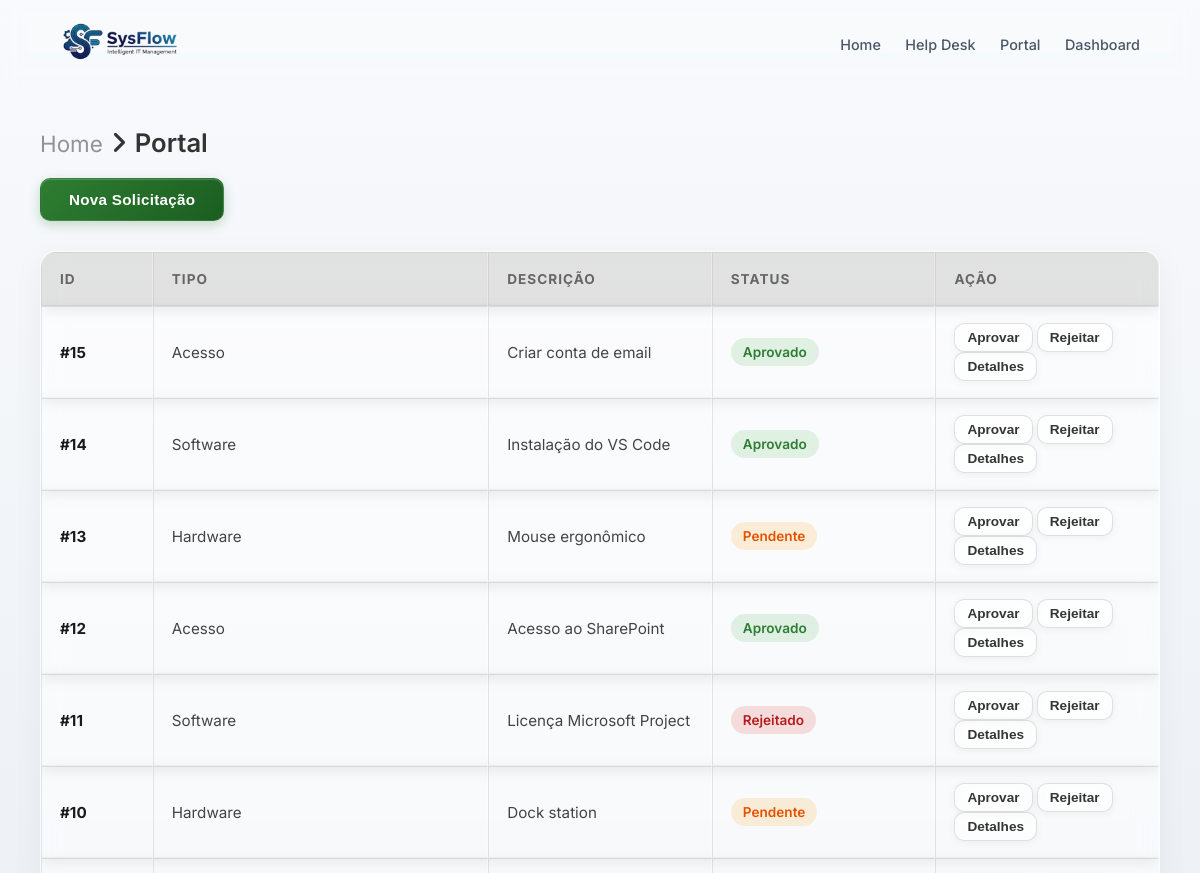
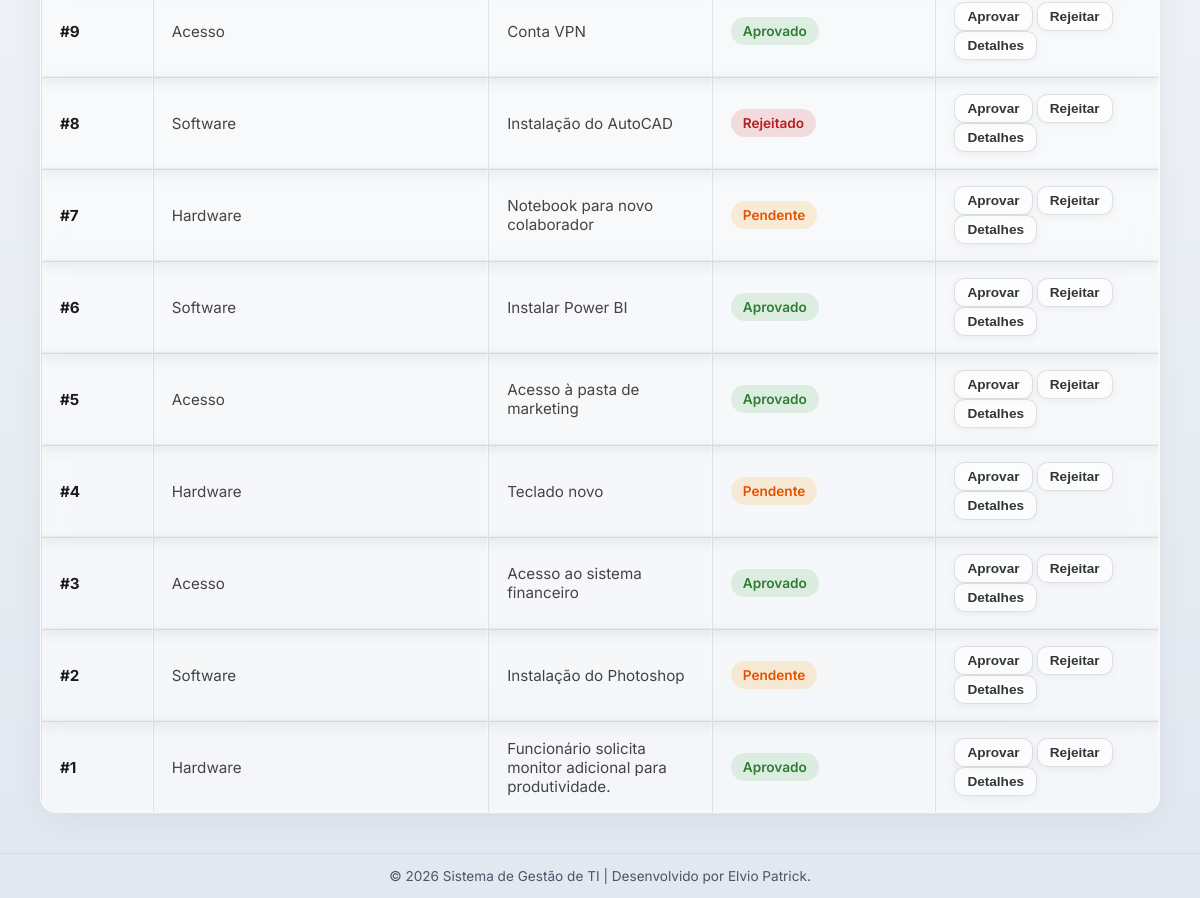
The app's page /portal/index.php with its own data (2 pictures, top to bottom).
### tables this page shows
CREATE TABLE `requests` (
  `id` int(11) NOT NULL,
  `user_id` int(11) NOT NULL,
  `type` varchar(100) NOT NULL,
  `description` text NOT NULL,
  `status` varchar(50) DEFAULT 'Pendente',
  `created_at` timestamp NULL DEFAULT CURRENT_TIMESTAMP,
  `updated_at` timestamp NULL DEFAULT CURRENT_TIMESTAMP ON UPDATE CURRENT_TIMESTAMP
);

### portal/index.php (the view, shortened to what this page needs)
<?php
include("../config/database.php");
mysqli_set_charset($conn, "utf8");
$userRole = 'manager';
$query = mysqli_query($conn, "SELECT * FROM requests ORDER BY created_at DESC");
?>
<!DOCTYPE html>
<html lang="pt-pt">
<head>
    <link rel="stylesheet" href="https://cdnjs.cloudflare.com/ajax/libs/font-awesome/7.0.1/css/all.min.css" />
    <link rel="stylesheet" href="../assets/css/portal.css">
</head>
<body>
    <header>
        <a href="index.php" style="text-decoration: none; display: block;">
            <img src="../assets/image/logo_01.png" style="width: 120px; cursor: pointer;" alt="SysFlow Logo" class="logo">
        </a>
        <nav id="nav">
            <a href="../index.php">Home</a>
            <a href="../helpdesk/index.php">Help Desk</a>
            <a href="index.php">Portal</a>
            <a href="../dashboard/index.php">Dashboard</a>
        </nav>
    </header>
    <main>
        <h1><span>Home</span><i class="fa-solid fa-angle-right"></i>Portal</h1>
        <button class="btn-novo" onclick="openCreateRequestModal()">Nova Solicitação</button>
        <table border="1" width="100%">
            <tr>
                <th>ID</th>
                <th>Tipo</th>
                <th>Descrição</th>
                <th>Status</th>
                <th>Ação</th>
            </tr>
            <?php while ($request = mysqli_fetch_assoc($query)) {
                $statusClass = strtolower($request['status']); ?>
                <tr>
                    <td data-label="ID">#<?php echo $request['id']; ?></td>
                    <td data-label="Tipo"><?php echo $request['type']; ?></td>
                    <td data-label="Descrição">
                        <?php echo $request['description']; ?>
                    </td>
                    <td data-label="Status">
                        <span class="badge <?php echo $statusClass; ?>">
                            <?php echo $request['status']; ?>
                        </span>
                    </td>
                    <td data-label="Ação">
                        <div class="actions">
                            <?php if ($userRole === 'manager') { ?>
                                <button class="btn-action" onclick="approveRequest(<?php echo $request['id']; ?>)">Aprovar</button>
                                <button class="btn-action" onclick="rejectRequest(<?php echo $request['id']; ?>)">Rejeitar</button>
                            <?php } ?>
                            <button class="btn-action" onclick="loadRequest(<?php echo $request['id']; ?>)">Detalhes</button>
                        </div>
                    </td>
                </tr>
            <?php } ?>
        </table>
    </main>
    <footer>
        <p>&copy; 2026 Sistema de Gestão de TI | Desenvolvido por Elvio Patrick.</p>
    </footer>
</body>
</html>

### assets/css/portal.css (style rules this page uses)
* { margin: 0; padding: 0; box-sizing: border-box; }
:root { --primary: #00bcd4; --primary-hover: #00acc1; --text-main: #1a202c; --text-muted: #4a5568; --white: #ffffff; --card-shadow: 0 10px 25px rgba(0, 0, 0, 0.05); --border-radius: 12px; }
body { font-family: 'Inter', sans-serif; background: linear-gradient(180deg, #f8fafc, #e2e8f0); display: flex; flex-direction: column; min-height: 100vh; }
main { flex: 1; }
header { display: flex; justify-content: space-between; align-items: center; padding: 20px 5%; background: transparent; backdrop-filter: blur(10px); position: sticky; top: 0; z-index: 1000; }
nav a { text-decoration: none; color: var(--text-muted); margin-left: 20px; font-size: 0.9rem; font-weight: 500; transition: color 0.3s; }
main { margin: 0; padding: 40px; color: #333; }
h1 { font-weight: 600; font-size: 1.6rem; color: #333; margin-bottom: 20px; text-align: start; }
h1 span { font-weight: 400; font-size: 1.4rem; color: #1a1a1a75; margin-bottom: 20px; text-align: start; }
.btn-novo { display: inline-block; background: linear-gradient(135deg, #2e7d32, #1b5e20); color: #ffffff; padding: 12px 28px; border-radius: 10px; font-weight: 600; text-decoration: none; font-size: 0.95rem; letter-spacing: 0.3px; border: 1px solid rgba(255, 255, 255, 0.1); box-shadow: 0 4px 12px rgba(46, 125, 50, 0.25), inset 0 1px 1px rgba(255, 255, 255, 0.2); transition: all 0.3s cubic-bezier(0.4, 0, 0.2, 1); margin-bottom: 30px; cursor: pointer; }
table { width: 100%; table-layout: fixed; border-collapse: separate; border-spacing: 0; background: rgba(255, 255, 255, 0.6); backdrop-filter: blur(12px); -webkit-backdrop-filter: blur(12px); border-radius: 16px; border: 1px solid rgba(255, 255, 255, 0.3); box-shadow: 0 8px 32px rgba(0, 0, 0, 0.05); overflow: hidden; }
th { width: 20%; background: rgba(185, 185, 185, 0.4); padding: 18px; text-align: left; font-size: 0.85rem; text-transform: uppercase; letter-spacing: 1px; color: #666; border-bottom: 1px solid rgba(0, 0, 0, 0.05); overflow: hidden; text-overflow: ellipsis; white-space: nowrap; }
th:nth-child(1) { width: 10%; }
th:nth-child(2) { width: 30%; }
th:nth-child(3) { width: 20%; }
th:nth-child(4) { width: 20%; }
th:nth-child(5) { width: 20%; }
td { padding: 16px 18px; border-bottom: 1px solid rgba(0, 0, 0, 0.03); font-size: 0.95rem; color: #444; }
tr:last-child td { border-bottom: none; }
tr { box-shadow: 0 4px 14px rgba(0, 0, 0, 0.08); }
td:first-child { font-weight: 700; color: #1a1a1a; }
.badge { display: inline-block; padding: 6px 12px; border-radius: 20px; font-size: 0.85rem; font-weight: 600; }
.pendente { background: rgba(255, 152, 0, 0.15); color: #e65100; }
.aprovado { background: rgba(76, 175, 80, 0.15); color: #2e7d32; }
.rejeitado { background: rgba(211, 47, 47, 0.15); color: #b71c1c; }
.btn-action { background: rgba(255, 255, 255, 0.4); backdrop-filter: blur(10px); -webkit-backdrop-filter: blur(10px); border: 1px solid rgba(51, 54, 54, 0.15); color: #333636; padding: 6px 12px; text-decoration: none; border-radius: 10px; font-size: 0.85rem; font-weight: 600; transition: all 0.3s ease; display: inline-block; box-shadow: 0 2px 8px rgba(0, 0, 0, 0.05); cursor: pointer; }
footer { position: static; width: 100%; display: flex; justify-content: center; align-items: center; padding: 14px; text-align: center; color: var(--text-muted); font-size: 0.85rem; border-top: 1px solid rgba(0, 0, 0, 0.05); background: transparent; }

### records on screen
requests: id "15", type "Acesso", description "Criar conta de email", status "Aprovado"
requests: id "14", type "Software", description "Instalação do VS Code", status "Aprovado"
requests: id "13", type "Hardware", description "Mouse ergonômico", status "Pendente"
requests: id "12", type "Acesso", description "Acesso ao SharePoint", status "Aprovado"
requests: id "11", type "Software", description "Licença Microsoft Project", status "Rejeitado"
requests: id "10", type "Hardware", description "Dock station", status "Pendente"
requests: id "9", type "Acesso", description "Conta VPN", status "Aprovado"
requests: id "8", type "Software", description "Instalação do AutoCAD", status "Rejeitado"
requests: id "7", type "Hardware", description "Notebook para novo colaborador", status "Pendente"
requests: id "6", type "Software", description "Instalar Power BI", status "Aprovado"
requests: id "5", type "Acesso", description "Acesso à pasta de marketing", status "Aprovado"
requests: id "4", type "Hardware", description "Teclado novo", status "Pendente"
requests: id "3", type "Acesso", description "Acesso ao sistema financeiro", status "Aprovado"
requests: id "2", type "Software", description "Instalação do Photoshop", status "Pendente"
requests: id "1", type "Hardware", description "Funcionário solicita monitor adicional para produtividade.", status "Aprovado"
